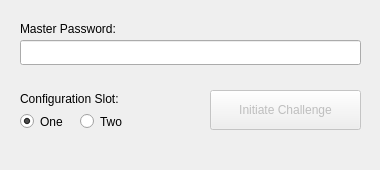
<?xml version="1.0" encoding="UTF-8"?>
<ui version="4.0">
 <class>Authenticator</class>
 <widget class="QMainWindow" name="Authenticator">
  <property name="geometry">
   <rect>
    <x>0</x>
    <y>0</y>
    <width>380</width>
    <height>170</height>
   </rect>
  </property>
  <property name="sizePolicy">
   <sizepolicy hsizetype="Fixed" vsizetype="Fixed">
    <horstretch>0</horstretch>
    <verstretch>0</verstretch>
   </sizepolicy>
  </property>
  <property name="maximumSize">
   <size>
    <width>380</width>
    <height>170</height>
   </size>
  </property>
  <property name="windowTitle">
   <string>PassMan Authenticator</string>
  </property>
  <widget class="QWidget" name="authenticatorCentralwidget">
   <widget class="QLabel" name="masterPasswordLabel">
    <property name="geometry">
     <rect>
      <x>20</x>
      <y>20</y>
      <width>121</width>
      <height>17</height>
     </rect>
    </property>
    <property name="text">
     <string>Master Password:</string>
    </property>
   </widget>
   <widget class="QLineEdit" name="masterPasswordLineEdit">
    <property name="geometry">
     <rect>
      <x>20</x>
      <y>40</y>
      <width>341</width>
      <height>25</height>
     </rect>
    </property>
    <property name="echoMode">
     <enum>QLineEdit::Password</enum>
    </property>
   </widget>
   <widget class="QLabel" name="configSlotLabel">
    <property name="geometry">
     <rect>
      <x>20</x>
      <y>90</y>
      <width>131</width>
      <height>17</height>
     </rect>
    </property>
    <property name="text">
     <string>Configuration Slot:</string>
    </property>
   </widget>
   <widget class="QRadioButton" name="slotTwoRadioButton">
    <property name="geometry">
     <rect>
      <x>80</x>
      <y>110</y>
      <width>61</width>
      <height>23</height>
     </rect>
    </property>
    <property name="text">
     <string>Two</string>
    </property>
   </widget>
   <widget class="QRadioButton" name="slotOneRadioButton">
    <property name="geometry">
     <rect>
      <x>20</x>
      <y>110</y>
      <width>61</width>
      <height>23</height>
     </rect>
    </property>
    <property name="text">
     <string>One</string>
    </property>
    <property name="checked">
     <bool>true</bool>
    </property>
   </widget>
   <widget class="QPushButton" name="challengeButton">
    <property name="enabled">
     <bool>false</bool>
    </property>
    <property name="geometry">
     <rect>
      <x>210</x>
      <y>90</y>
      <width>151</width>
      <height>40</height>
     </rect>
    </property>
    <property name="text">
     <string>Initiate Challenge</string>
    </property>
    <property name="autoRepeat">
     <bool>false</bool>
    </property>
   </widget>
  </widget>
  <widget class="QStatusBar" name="statusbar">
   <property name="sizeGripEnabled">
    <bool>false</bool>
   </property>
  </widget>
 </widget>
 <resources/>
 <connections/>
</ui>
